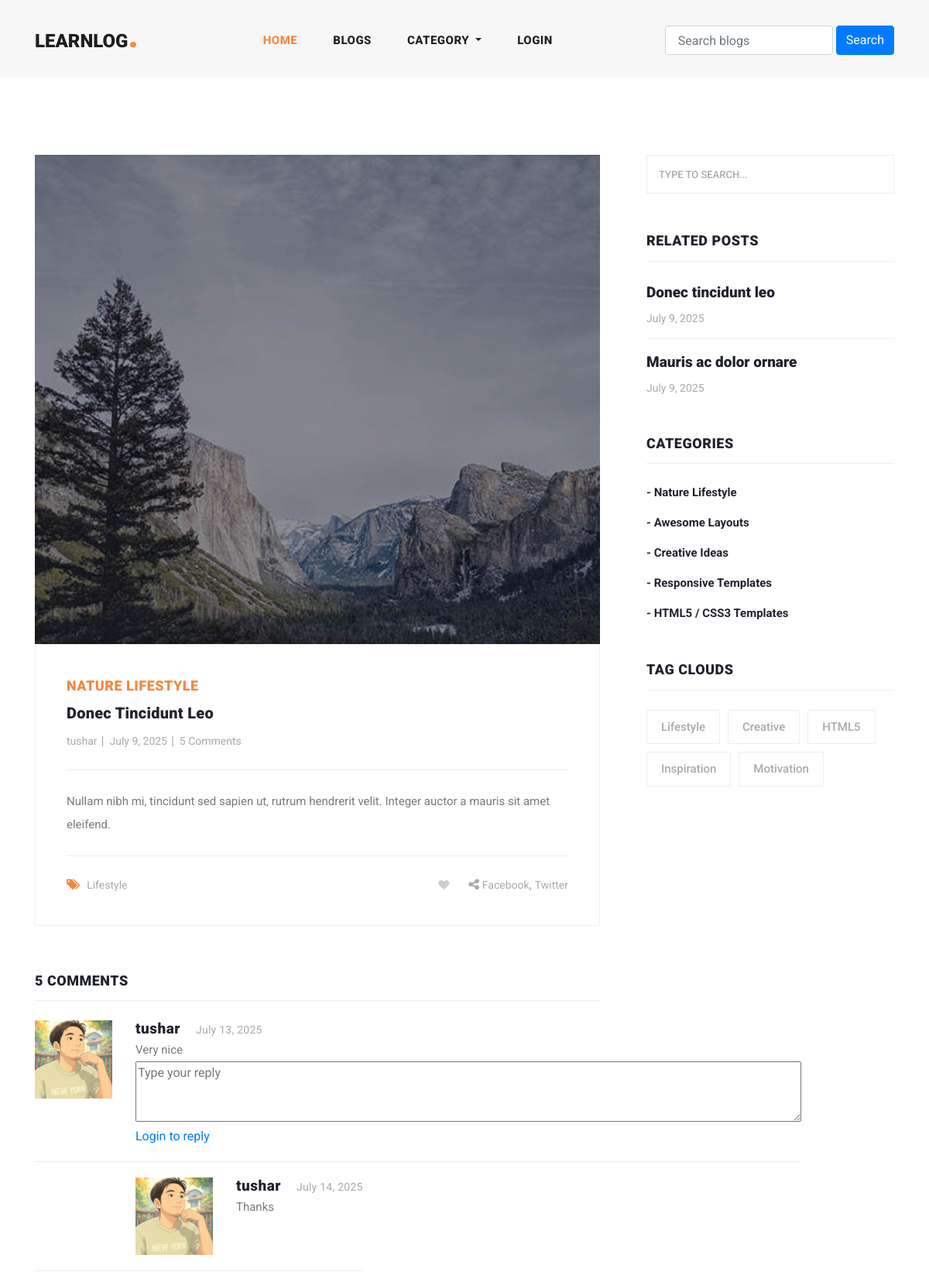
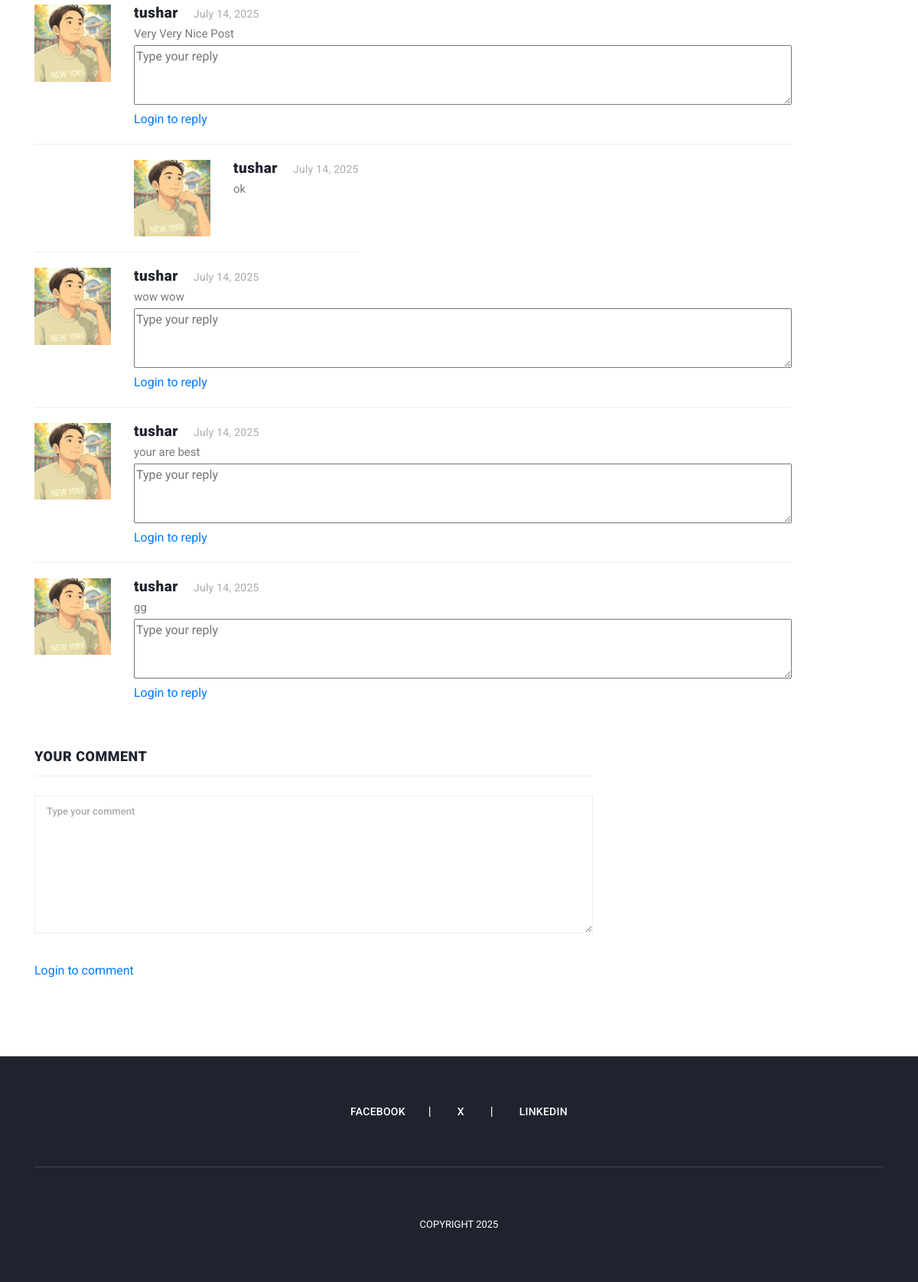
The page /blog_details/donec-tincidunt-leo on the database its author committed (2 pictures, top to bottom).
### blogs/models.py (models this page shows, shortened)
class Blog(models.Model):
    user=models.ForeignKey(User,related_name='user_blogs', on_delete=models.CASCADE)
    category=models.ForeignKey(Category,related_name='category_blogs',on_delete=models.CASCADE)
    tags=models.ManyToManyField(Tags,related_name='tag_blogs',blank=True)
    like=models.ManyToManyField(User,related_name='user_like',blank=True)
    title=models.CharField(max_length=250)
    slug=models.SlugField(null=True,blank=True)
    banner=models.ImageField(upload_to='blog_banners')
    description=RichTextField()
    created_date=models.DateField(auto_now_add=True)

class Category(models.Model):
    title=models.CharField(max_length=250,unique=True)
    slug=models.SlugField(null=True,blank=True)
    created_data=models.DateField(auto_now_add=True)
    def __str__(self):
        return self.title

class Tags(models.Model):
    title=models.CharField(max_length=250)
    slug=models.SlugField(null=True,blank=True)
    created_data=models.DateField(auto_now_add=True)

class Comment(models.Model):
    user=models.ForeignKey(User,related_name="user_comment",on_delete=models.CASCADE)
    blog=models.ForeignKey(Blog,related_name='blog_comment',on_delete=models.CASCADE)
    text=models.TextField()
    created_date=models.DateField(auto_now_add=True)

class Reply(models.Model):
    user=models.ForeignKey(User,related_name="user_reply",on_delete=models.CASCADE)
    comment=models.ForeignKey(Comment,related_name='reply_comment',on_delete=models.CASCADE)
    text=models.TextField()
    created_date=models.DateField(auto_now_add=True)

### user_profile/models.py (models this page shows, shortened)
class User(AbstractUser):
    email=models.EmailField(max_length=150,unique=True,error_messages={"unique": "The email must be unique"})
    profile_image=models.ImageField(null=True,blank=True,upload_to="profile_images")
    followers=models.ManyToManyField("Follow")
    REQUIRED_FIELDS=["email"]
    objects=CustomUserManager()
    def get_profile_picture(self):
        url=""
        try:
            url=self.profile_image.url
        except:
            url=""
        return url

### blogs/views.py (the view, shortened to what this page needs)
# urls.py: path('blog_details/<str:slug>',blog_details,name='blog_details'),
def blog_details(request,slug):
    form=TextForm()
    blog=get_object_or_404(Blog,slug=slug)
    category=Category.objects.get(id=blog.category.id)
    related_blogs=category.category_blogs.all()
    context={
        "blog":blog,
        "related_blogs":related_blogs,
        "form":form
    }
    return render(request,'blog_details.html',context)

### blogs/forms.py
class TextForm(forms.Form):
    text=forms.CharField(widget=forms.Textarea, required=True)

### blogs/context_processors.py (called while the page is built)
def get_all_categories(request):
    category=Category.objects.all()
    context={
        "categories":category
    }
    return context

def get_all_tags(request):
    tag=Tags.objects.all()
    context={
        "tags":tag
    }
    return context

### templates/blog_details.html (shortened to what this page needs)
{% extends 'base.html' %}
{% load static %}
{% block content %}
  <section class="blog-posts grid-system">
      <div class="container">
        <div class="row">
          <div class="col-lg-8">
            <div class="all-blog-posts">
              <div class="row">
                <div class="col-lg-12">
                  <div class="blog-post">
                    <div class="blog-thumb">
                      <img src="{{ blog.banner.url }}" alt="">
                    </div>
                    <div class="down-content">
                      <span>{{blog.category}}</span>
                      <a href="#"><h4>{{blog.title}}</h4></a>
                      <ul class="post-info">
                        <li><a href="{% url 'view_user_information' blog.user.username %}">{{blog.user.username}}</a></li>
                        <li><a href="#">{{blog.created_date}}</a></li>
                        <li><a href="#">{{blog.blog_comment.all.count}} Comments</a></li>
                      </ul>
                      <p>{{blog.description|safe}}</p>
                      <div class="post-options">
                        <div class="row">
                          <div class="col-6">
                            <ul class="post-tags">
                              <li><i class="fa fa-tags"></i></li>
                              {%for tag in blog.tags.all%}
                            <li><a href="{% url 'tag_blogs' tag.slug %}">{{tag.title}}</a>{% if not forloop.last %}, {% endif %}</li>
                            {% endfor %}
                            </ul>
                          </div>
                          <div class="col-6">
                            <ul class="post-share">
                            <li class="pl-3 pr-3"><a href="#"><i class="fa fa-heart empty-heart"></i></a></li>
                              <li><i class="fa fa-share-alt"></i></li>
                              <li><a href="#">Facebook</a>,</li>
                              <li><a href="#"> Twitter</a></li>
                            </ul>
                          </div>
                        </div>
                      </div>
                    </div>
                  </div>
                </div>
                <div class="col-lg-12">
                  <div class="sidebar-item comments">
                    <div class="sidebar-heading">
                      <h2>{{blog.blog_comment.count}} comments</h2>
                    </div>
                    <div class="content">
                      {% for comment in blog.blog_comment.all %}
                      <ul>
                        <li>
                          <div class="author-thumb">
                            <img src="{{comment.user.get_profile_picture}}" alt="">
                          </div>
                          <div class="right-content">
                            <h4>{{comment.user.username}}<span>{{comment.created_date}}</span></h4>
                            <p>{{comment.text}}</p>
                             <form id="reply" action="{% url 'add_reply' blog.id comment.id %}" method="POST">
                               <div class="row">
                                <div class="col-lg-12">
                                  <fieldset>
                                    <textarea name="text" rows="3" cols="100" id="message" placeholder="Type your reply" required=""></textarea>
                                  </fieldset>
                                </div>
                                <div class="col-lg-12">
                                  <fieldset>
                                    {% if request.user.is_authenticated %}
                                    <button type="submit" id="form-submit" class="main-button">Reply</button>
                                    {% else %}
                                    <a href="{% url 'login' %}" id="form-submit" class="main-button">Login to reply</a>
                                    {% endif %}
                                  </fieldset>
                                </div>
                              </div>
                            </form>
                          </div>
                        </li>
                         {% for reply in comment.reply_comment.all %}
                        <li class="replied">
                          <div class="author-thumb">
                            <img src="{{reply.user.get_profile_picture}}" alt="">
                          </div>
                          <div class="right-content">
                            <h4>{{reply.user.username}}<span>{{reply.created_date}}</span></h4>
                            <p>{{reply.text}}</p>
                          </div>
                        </li>
                         {%endfor%}
                        {% endfor %}
                      </ul>
                    </div>
                  </div>
                </div>
                <div class="col-lg-12">
                  <div class="sidebar-item submit-comment">
                    <div class="sidebar-heading">
                      <h2>Your comment</h2>
                    </div>
                    <div class="content">
                      <form id="comment" action="{% url 'blog_details' blog.slug %}" method="POST">
                        <div class="row">
                          <div class="col-lg-12">
                            <fieldset>
                              <textarea name="text" rows="6" id="message" placeholder="Type your comment" required=""></textarea>
                            </fieldset>
                          </div>
                          <div class="col-lg-12">
                            <fieldset>
                              {% if request.user.is_authenticated %}
                              <button type="submit" id="form-submit" class="main-button">Submit</button>
                              {% else %}
                              <a href="{% url 'login' %}" id="form-submit" class="main-button">Login to comment</a>
                              {% endif %}
                            </fieldset>
                          </div>
                        </div>
                      </form>
                    </div>
                  </div>
                </div>
              </div>
            </div>
          </div>
          <div class="col-lg-4">
            <div class="sidebar">
              <div class="row">
                <div class="col-lg-12">
                  <div class="sidebar-item search">
                    <form id="search_form" name="gs" method="GET" action="#">
                      <input type="text" name="q" class="searchText" placeholder="type to search..." autocomplete="on">
                    </form>
                  </div>
                </div>
                <div class="col-lg-12">
                  <div class="sidebar-item recent-posts">
                    <div class="sidebar-heading">
                      <h2>Related Posts</h2>
                    </div>
                    <div class="content">
                      <ul>
                        {%for blog in related_blogs %}
                        <li><a href="{% url 'blog_details' blog.slug %}">
                          <h5>{{blog.title}}</h5>
                          <span>{{blog.created_date}}</span>
                        </a></li>
                        {%endfor%}
                      </ul>
                    </div>
                  </div>
                </div>
                <div class="col-lg-12">
                  <div class="sidebar-item categories">
                    <div class="sidebar-heading">
                      <h2>Categories</h2>
                    </div>
                    <div class="content">
                      <ul>
                         {% for category in categories|slice:'5'%}
                        <li><a href="{% url 'category_blogs' category.slug %}">- {{category.title}}</a></li>
                        {% endfor %}
                      </ul>
                    </div>
                  </div>
                </div>
                <div class="col-lg-12">
                  <div class="sidebar-item tags">
                    <div class="sidebar-heading">
                      <h2>Tag Clouds</h2>
                    </div>
                    <div class="content">
                      <ul>
                        {%for tag in tags|slice:'5'%}
                        <li><a href="{% url 'tag_blogs' tag.slug %}">{{tag.title}}</a></li>
                        {% endfor %}
                      </ul>
                    </div>
                  </div>
                </div>
              </div>
            </div>
          </div>
        </div>
      </div>
    </section>
{% endblock content %}

### assets/css/main.css (style rules this page uses)
.empty-heart { color:#CDCDCD !important; }

### rows shown on the page
Blog: banner (picture), category "NATURE LIFESTYLE", title "Donec Tincidunt Leo", user.username "tushar", created_date "July 9, 2025", blog_comment.all.count "5", description "Nullam nibh mi, tincidunt sed sapien ut, rutrum hendrerit velit. Integer auctor a mauris sit amet eleifend.", blog_comment.count "5", title "Donec tincidunt leo"
Tags: title "Lifestyle"
Comment: user.get_profile_picture (picture), user.username "tushar", created_date "July 13, 2025", text "Very nice"
Reply: user.get_profile_picture (picture), user.username "tushar", created_date "July 14, 2025", text "Thanks"
Comment: user.get_profile_picture (picture), user.username "tushar", created_date "July 14, 2025", text "Very Very Nice Post"
Reply: user.get_profile_picture (picture), user.username "tushar", created_date "July 14, 2025", text "ok"
Comment: user.get_profile_picture (picture), user.username "tushar", created_date "July 14, 2025", text "wow wow"
Comment: user.get_profile_picture (picture), user.username "tushar", created_date "July 14, 2025", text "your are best"
Comment: user.get_profile_picture (picture), user.username "tushar", created_date "July 14, 2025", text "gg"
Blog: title "Mauris ac dolor ornare", created_date "July 9, 2025"
Category: title "Nature Lifestyle"
Category: title "Awesome Layouts"
Category: title "Creative Ideas"
Category: title "Responsive Templates"
Category: title "HTML5 / CSS3 Templates"
Tags: title "Creative"
Tags: title "HTML5"
Tags: title "Inspiration"
Tags: title "Motivation"
